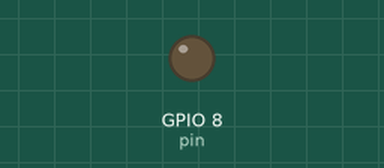
Simulated run of this program. Board: ESP32 board running MicroPython. Shown: output pins drawn as LEDs (lit = HIGH). Threads take turns every 2 ms; what the program prints to the serial console is not drawn. At 30.0 s the program stops and its outputs stay as they are.

Above: at 0.05 s.
At 5.0 s:
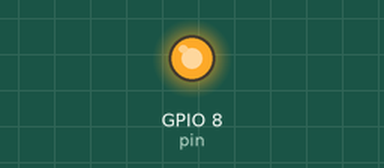
Timing chart, 0 to 13.0 s (numbered marks = the images above):
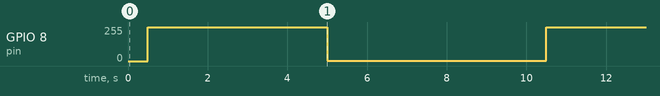

The program:

pwm_pulser.py
```python
# pwm_pulser.py
#
# A Pulser object will pulse an LED via PWM
# in a separate thread
#
# ESP32-C3

from machine import PWM, Pin
from time import sleep
from _thread import start_new_thread

class Pulser:

    def __init__(self, pin, period = 1.0):
        self.pwm = PWM(pin)
        self.isOn = False
        self.period = period

    def start(self):
        self.isOn = True
        start_new_thread(self.__pulse, ())

    def stop(self):
        self.isOn = False

    def __pulse(self):
        steps = 100
        while self.isOn:
            for i in range(steps):
                dc = int(2**16 * i / steps)
                self.pwm.duty_u16(dc)
                sleep(self.period / 2 / steps)
            for i in range(steps-1, 0, -1):
                dc = int(2**16 * i / steps)
                self.pwm.duty_u16(dc)
                sleep(self.period / 2 / steps)


p = Pulser(pin = 8, period = 1.0)

for i in range(3):
    print('Pulser ON')
    p.start()
    sleep(5)
    print('Pulser OFF')
    p.stop()
    sleep(5)
```

Measured:
- by itself, GPIO 8 (pin): alternates 252/255 for 4.5 s and 3/255 for 5.5 s
